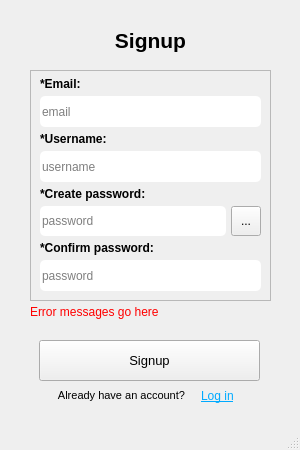
<?xml version="1.0" encoding="UTF-8"?>
<ui version="4.0">
 <class>winRegister</class>
 <widget class="QMainWindow" name="winRegister">
  <property name="geometry">
   <rect>
    <x>0</x>
    <y>0</y>
    <width>300</width>
    <height>450</height>
   </rect>
  </property>
  <property name="minimumSize">
   <size>
    <width>300</width>
    <height>450</height>
   </size>
  </property>
  <property name="maximumSize">
   <size>
    <width>300</width>
    <height>450</height>
   </size>
  </property>
  <property name="windowTitle">
   <string>Registration Form</string>
  </property>
  <widget class="QWidget" name="centralwidget">
   <widget class="QLabel" name="lblHeader">
    <property name="geometry">
     <rect>
      <x>20</x>
      <y>20</y>
      <width>261</width>
      <height>41</height>
     </rect>
    </property>
    <property name="font">
     <font>
      <pointsize>16</pointsize>
      <bold>true</bold>
     </font>
    </property>
    <property name="frameShape">
     <enum>QFrame::NoFrame</enum>
    </property>
    <property name="text">
     <string>Signup</string>
    </property>
    <property name="alignment">
     <set>Qt::AlignCenter</set>
    </property>
   </widget>
   <widget class="QPushButton" name="btnSignup">
    <property name="geometry">
     <rect>
      <x>39</x>
      <y>340</y>
      <width>221</width>
      <height>41</height>
     </rect>
    </property>
    <property name="sizePolicy">
     <sizepolicy hsizetype="Fixed" vsizetype="Fixed">
      <horstretch>0</horstretch>
      <verstretch>0</verstretch>
     </sizepolicy>
    </property>
    <property name="font">
     <font>
      <pointsize>10</pointsize>
     </font>
    </property>
    <property name="cursor">
     <cursorShape>PointingHandCursor</cursorShape>
    </property>
    <property name="text">
     <string>Signup</string>
    </property>
   </widget>
   <widget class="QFrame" name="vframeCred">
    <property name="geometry">
     <rect>
      <x>30</x>
      <y>70</y>
      <width>241</width>
      <height>231</height>
     </rect>
    </property>
    <property name="styleSheet">
     <string notr="true"/>
    </property>
    <property name="frameShape">
     <enum>QFrame::StyledPanel</enum>
    </property>
    <property name="frameShadow">
     <enum>QFrame::Plain</enum>
    </property>
    <property name="lineWidth">
     <number>2</number>
    </property>
    <property name="midLineWidth">
     <number>0</number>
    </property>
    <layout class="QVBoxLayout" name="verticalLayout_2">
     <property name="spacing">
      <number>5</number>
     </property>
     <property name="topMargin">
      <number>6</number>
     </property>
     <item>
      <widget class="QLabel" name="lblEmail">
       <property name="sizePolicy">
        <sizepolicy hsizetype="Expanding" vsizetype="Fixed">
         <horstretch>0</horstretch>
         <verstretch>0</verstretch>
        </sizepolicy>
       </property>
       <property name="font">
        <font>
         <bold>true</bold>
        </font>
       </property>
       <property name="text">
        <string>*Email:</string>
       </property>
       <property name="alignment">
        <set>Qt::AlignLeading|Qt::AlignLeft|Qt::AlignVCenter</set>
       </property>
      </widget>
     </item>
     <item>
      <widget class="QLineEdit" name="lineEmail">
       <property name="sizePolicy">
        <sizepolicy hsizetype="Expanding" vsizetype="Fixed">
         <horstretch>0</horstretch>
         <verstretch>0</verstretch>
        </sizepolicy>
       </property>
       <property name="minimumSize">
        <size>
         <width>200</width>
         <height>0</height>
        </size>
       </property>
       <property name="styleSheet">
        <string notr="true">border-radius: 5px;
height: 100px;</string>
       </property>
       <property name="echoMode">
        <enum>QLineEdit::Normal</enum>
       </property>
       <property name="alignment">
        <set>Qt::AlignLeading|Qt::AlignLeft|Qt::AlignVCenter</set>
       </property>
       <property name="dragEnabled">
        <bool>false</bool>
       </property>
       <property name="placeholderText">
        <string>email</string>
       </property>
       <property name="clearButtonEnabled">
        <bool>false</bool>
       </property>
      </widget>
     </item>
     <item>
      <widget class="QLabel" name="lblUser">
       <property name="sizePolicy">
        <sizepolicy hsizetype="Expanding" vsizetype="Fixed">
         <horstretch>0</horstretch>
         <verstretch>0</verstretch>
        </sizepolicy>
       </property>
       <property name="font">
        <font>
         <bold>true</bold>
        </font>
       </property>
       <property name="text">
        <string>*Username:</string>
       </property>
       <property name="alignment">
        <set>Qt::AlignLeading|Qt::AlignLeft|Qt::AlignVCenter</set>
       </property>
      </widget>
     </item>
     <item>
      <widget class="QLineEdit" name="lineUser">
       <property name="sizePolicy">
        <sizepolicy hsizetype="Expanding" vsizetype="Fixed">
         <horstretch>0</horstretch>
         <verstretch>0</verstretch>
        </sizepolicy>
       </property>
       <property name="minimumSize">
        <size>
         <width>200</width>
         <height>0</height>
        </size>
       </property>
       <property name="styleSheet">
        <string notr="true">border-radius: 5px;
height: 100px;</string>
       </property>
       <property name="echoMode">
        <enum>QLineEdit::Normal</enum>
       </property>
       <property name="alignment">
        <set>Qt::AlignLeading|Qt::AlignLeft|Qt::AlignVCenter</set>
       </property>
       <property name="dragEnabled">
        <bool>false</bool>
       </property>
       <property name="placeholderText">
        <string>username</string>
       </property>
       <property name="clearButtonEnabled">
        <bool>false</bool>
       </property>
      </widget>
     </item>
     <item>
      <widget class="QLabel" name="lblPassCreate">
       <property name="sizePolicy">
        <sizepolicy hsizetype="Expanding" vsizetype="Fixed">
         <horstretch>0</horstretch>
         <verstretch>0</verstretch>
        </sizepolicy>
       </property>
       <property name="font">
        <font>
         <bold>true</bold>
        </font>
       </property>
       <property name="text">
        <string>*Create password:</string>
       </property>
      </widget>
     </item>
     <item>
      <widget class="QWidget" name="hzwigPassCreate" native="true">
       <property name="minimumSize">
        <size>
         <width>0</width>
         <height>0</height>
        </size>
       </property>
       <property name="maximumSize">
        <size>
         <width>16777215</width>
         <height>16777215</height>
        </size>
       </property>
       <layout class="QHBoxLayout" name="horizontalLayout_8">
        <property name="spacing">
         <number>5</number>
        </property>
        <property name="leftMargin">
         <number>0</number>
        </property>
        <property name="topMargin">
         <number>0</number>
        </property>
        <property name="rightMargin">
         <number>0</number>
        </property>
        <property name="bottomMargin">
         <number>0</number>
        </property>
        <item>
         <widget class="QLineEdit" name="linePassCreate">
          <property name="sizePolicy">
           <sizepolicy hsizetype="Expanding" vsizetype="Fixed">
            <horstretch>0</horstretch>
            <verstretch>0</verstretch>
           </sizepolicy>
          </property>
          <property name="minimumSize">
           <size>
            <width>180</width>
            <height>30</height>
           </size>
          </property>
          <property name="maximumSize">
           <size>
            <width>16777215</width>
            <height>30</height>
           </size>
          </property>
          <property name="layoutDirection">
           <enum>Qt::LeftToRight</enum>
          </property>
          <property name="styleSheet">
           <string notr="true">border-radius: 5px;
height: 50px;</string>
          </property>
          <property name="echoMode">
           <enum>QLineEdit::Password</enum>
          </property>
          <property name="dragEnabled">
           <bool>false</bool>
          </property>
          <property name="placeholderText">
           <string>password</string>
          </property>
         </widget>
        </item>
        <item>
         <widget class="QToolButton" name="tlbtnToggleVis">
          <property name="minimumSize">
           <size>
            <width>30</width>
            <height>30</height>
           </size>
          </property>
          <property name="cursor">
           <cursorShape>PointingHandCursor</cursorShape>
          </property>
          <property name="text">
           <string>...</string>
          </property>
         </widget>
        </item>
       </layout>
      </widget>
     </item>
     <item>
      <widget class="QLabel" name="lblPassConf">
       <property name="sizePolicy">
        <sizepolicy hsizetype="Expanding" vsizetype="Fixed">
         <horstretch>0</horstretch>
         <verstretch>0</verstretch>
        </sizepolicy>
       </property>
       <property name="font">
        <font>
         <bold>true</bold>
        </font>
       </property>
       <property name="text">
        <string>*Confirm password:</string>
       </property>
      </widget>
     </item>
     <item>
      <widget class="QLineEdit" name="linePassConf">
       <property name="sizePolicy">
        <sizepolicy hsizetype="Expanding" vsizetype="Fixed">
         <horstretch>0</horstretch>
         <verstretch>0</verstretch>
        </sizepolicy>
       </property>
       <property name="minimumSize">
        <size>
         <width>200</width>
         <height>0</height>
        </size>
       </property>
       <property name="layoutDirection">
        <enum>Qt::LeftToRight</enum>
       </property>
       <property name="styleSheet">
        <string notr="true">border-radius: 5px;
height: 50px;</string>
       </property>
       <property name="echoMode">
        <enum>QLineEdit::Password</enum>
       </property>
       <property name="dragEnabled">
        <bool>false</bool>
       </property>
       <property name="placeholderText">
        <string>password</string>
       </property>
      </widget>
     </item>
    </layout>
   </widget>
   <widget class="QWidget" name="hzwigRedirect" native="true">
    <property name="geometry">
     <rect>
      <x>40</x>
      <y>380</y>
      <width>221</width>
      <height>31</height>
     </rect>
    </property>
    <layout class="QHBoxLayout" name="horizontalLayout_2">
     <item>
      <widget class="QLabel" name="lblAskAcc">
       <property name="minimumSize">
        <size>
         <width>135</width>
         <height>0</height>
        </size>
       </property>
       <property name="maximumSize">
        <size>
         <width>135</width>
         <height>16777215</height>
        </size>
       </property>
       <property name="font">
        <font>
         <pointsize>8</pointsize>
        </font>
       </property>
       <property name="cursor">
        <cursorShape>ArrowCursor</cursorShape>
       </property>
       <property name="styleSheet">
        <string notr="true"/>
       </property>
       <property name="text">
        <string>Already have an account?</string>
       </property>
       <property name="alignment">
        <set>Qt::AlignRight|Qt::AlignTrailing|Qt::AlignVCenter</set>
       </property>
       <property name="indent">
        <number>-1</number>
       </property>
      </widget>
     </item>
     <item>
      <widget class="QLabel" name="lblLogin">
       <property name="enabled">
        <bool>true</bool>
       </property>
       <property name="minimumSize">
        <size>
         <width>50</width>
         <height>0</height>
        </size>
       </property>
       <property name="maximumSize">
        <size>
         <width>50</width>
         <height>16777215</height>
        </size>
       </property>
       <property name="font">
        <font>
         <underline>true</underline>
        </font>
       </property>
       <property name="cursor">
        <cursorShape>PointingHandCursor</cursorShape>
       </property>
       <property name="styleSheet">
        <string notr="true">color: rgb(0, 170, 255);</string>
       </property>
       <property name="text">
        <string>Log in</string>
       </property>
       <property name="alignment">
        <set>Qt::AlignLeading|Qt::AlignLeft|Qt::AlignVCenter</set>
       </property>
       <property name="wordWrap">
        <bool>false</bool>
       </property>
      </widget>
     </item>
    </layout>
   </widget>
   <widget class="QLabel" name="lblErrors">
    <property name="enabled">
     <bool>true</bool>
    </property>
    <property name="geometry">
     <rect>
      <x>30</x>
      <y>305</y>
      <width>241</width>
      <height>31</height>
     </rect>
    </property>
    <property name="styleSheet">
     <string notr="true">color: rgb(255, 0, 0);</string>
    </property>
    <property name="text">
     <string>Error messages go here</string>
    </property>
    <property name="alignment">
     <set>Qt::AlignLeading|Qt::AlignLeft|Qt::AlignTop</set>
    </property>
   </widget>
  </widget>
  <widget class="QMenuBar" name="menubar">
   <property name="geometry">
    <rect>
     <x>0</x>
     <y>0</y>
     <width>300</width>
     <height>22</height>
    </rect>
   </property>
  </widget>
  <widget class="QStatusBar" name="statusbar"/>
 </widget>
 <resources/>
 <connections/>
</ui>
